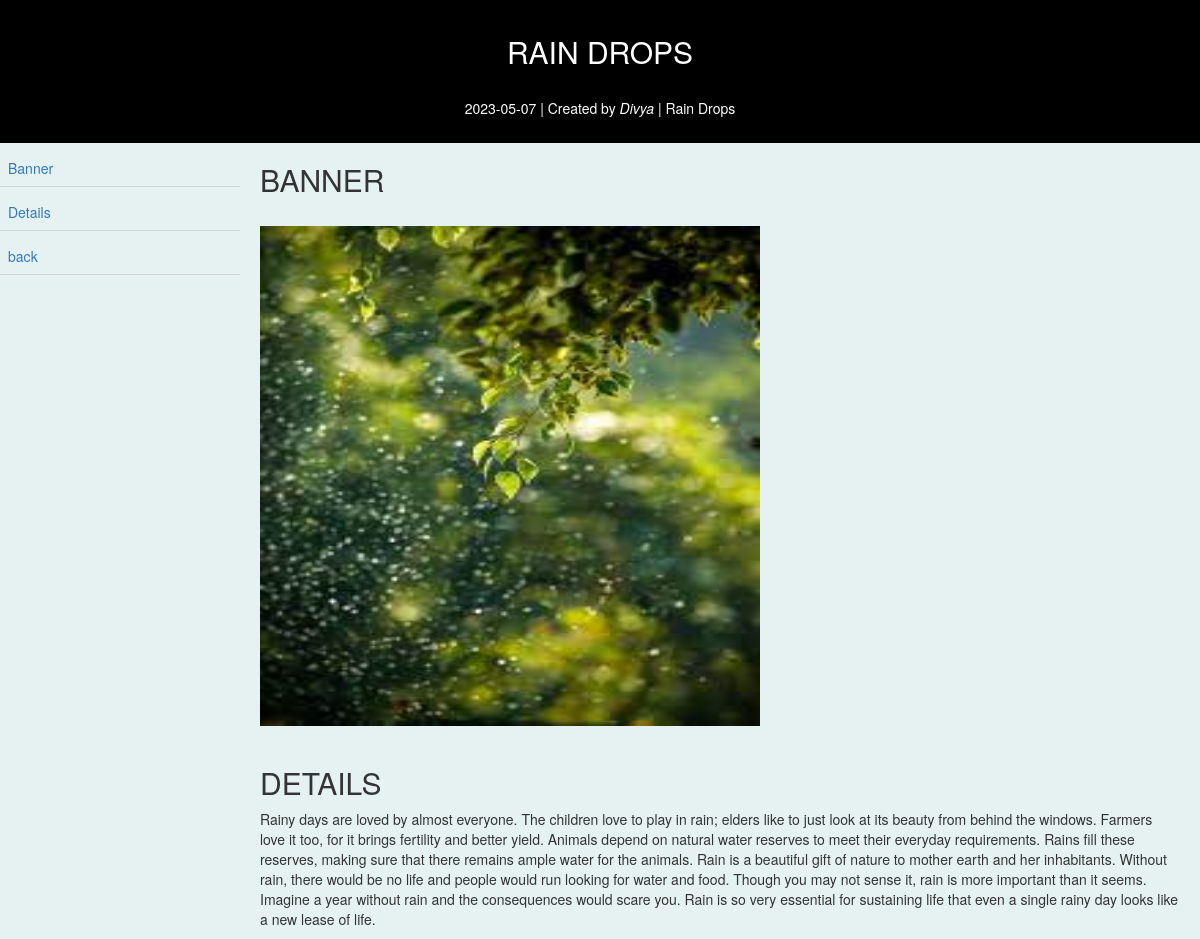
The page /detail.php?id=25 (signed in) on the database its author committed.
### tables this page shows
CREATE TABLE `post` (
  `id` int(250) NOT NULL,
  `mail` varchar(50) NOT NULL,
  `image` varchar(200) NOT NULL,
  `title` varchar(100) NOT NULL,
  `description` varchar(250) NOT NULL,
  `status` varchar(50) NOT NULL,
  `details` varchar(5000) NOT NULL,
  `reg_date` date NOT NULL
);

CREATE TABLE `registration` (
  `id` int(250) NOT NULL,
  `name` varchar(50) NOT NULL,
  `mail` varchar(50) NOT NULL,
  `password` varchar(50) NOT NULL,
  `confirm_password` varchar(50) NOT NULL,
  `number` bigint(10) NOT NULL,
  `address` varchar(200) NOT NULL,
  `reg_date` int(6) NOT NULL
);

### detail.php (the view, shortened to what this page needs)
<?php
include("dbconnect.php");
?>
<!DOCTYPE html>
<html>
<head>
  <link rel="stylesheet" href="https://maxcdn.bootstrapcdn.com/bootstrap/3.4.1/css/bootstrap.min.css">
  </head>
  <body>
    <div class="header" style="background-color:#000;padding:15px; color: #fff">
  <?php
  $id=$_GET['id'];
  $qry=mysqli_query($conn,"select * from post where id='$id'");
  $row=mysqli_fetch_array($qry);
    $mail1=$row['mail'];
    $fetch=mysqli_query($conn,"select * from registration where mail='$mail1'");
    $use=mysqli_fetch_array($fetch);
      ?>
      <h2 style="padding-bottom: 20px;"><?php echo $row['title']; ?> </h2>
    <p><?php echo $row['reg_date']; ?> | Created by <i> <?php echo $use['name']; ?></i> | <?php echo $row['title']; ?></p>
  </div>
  <div style="overflow:auto">
  <div class="menu">
    <div class="menuitem"><a style="text-decoration: none" href="#section1">Banner</a></div>
    <div class="menuitem"><a style="text-decoration: none" href="#section2">Details</a></div>
    <div class="menuitem"><a style="text-decoration: none" href="home.php">back</a></div>
  </div>
<div class="main">
  <div class="main1" id="section1">
    <h2>Banner</h2><br>
     <img style="width:500px; height: 500px;" src="upload/<?php echo $row['image']; ?>"><br><br>
   </div>
   <div class="main2" id="section2">
     <h2>Details</h2>
    <p><?php echo $row['details']; ?></p>
  </div>
  </div>
	</div>
</body>
</html>

### detail.php (style rules this page uses)
html { overflow-x: hidden; scroll-behavior: smooth; }
* { box-sizing: border-box; }
h2 { text-transform: uppercase; }
body { background-color: #E6F2F2; }
.header { text-align: center; }
.menu { float: left; width: 20%; }
.menuitem { padding: 8px; margin-top: 7px; border-bottom: 1px solid #d3d3d3; }
.main { padding: 0 20px; overflow: hidden; }

### rows shown on the page
post: title "RAIN DROPS", reg_date "2023-05-07", title "Rain Drops", image (picture), details "Rainy days are loved by almost everyone. The children love to play in rain; elders like to just look at its beauty from behind the windows. Farmers love it too, for it brings fertility and better yield. Animals depend on natural water reserves to meet their everyday requirements. Rains fill these reserves, making sure that there remains ample water for the animals. Rain is a beautiful gift of nature to mother earth and her inhabitants. Without rain, there would be no life and people would run looking for water and food. Though you may not sense it, rain is more important than it seems. Imagine a year without rain and the consequences would scare you. Rain is so very essential for sustaining…"
registration: name "Divya"
